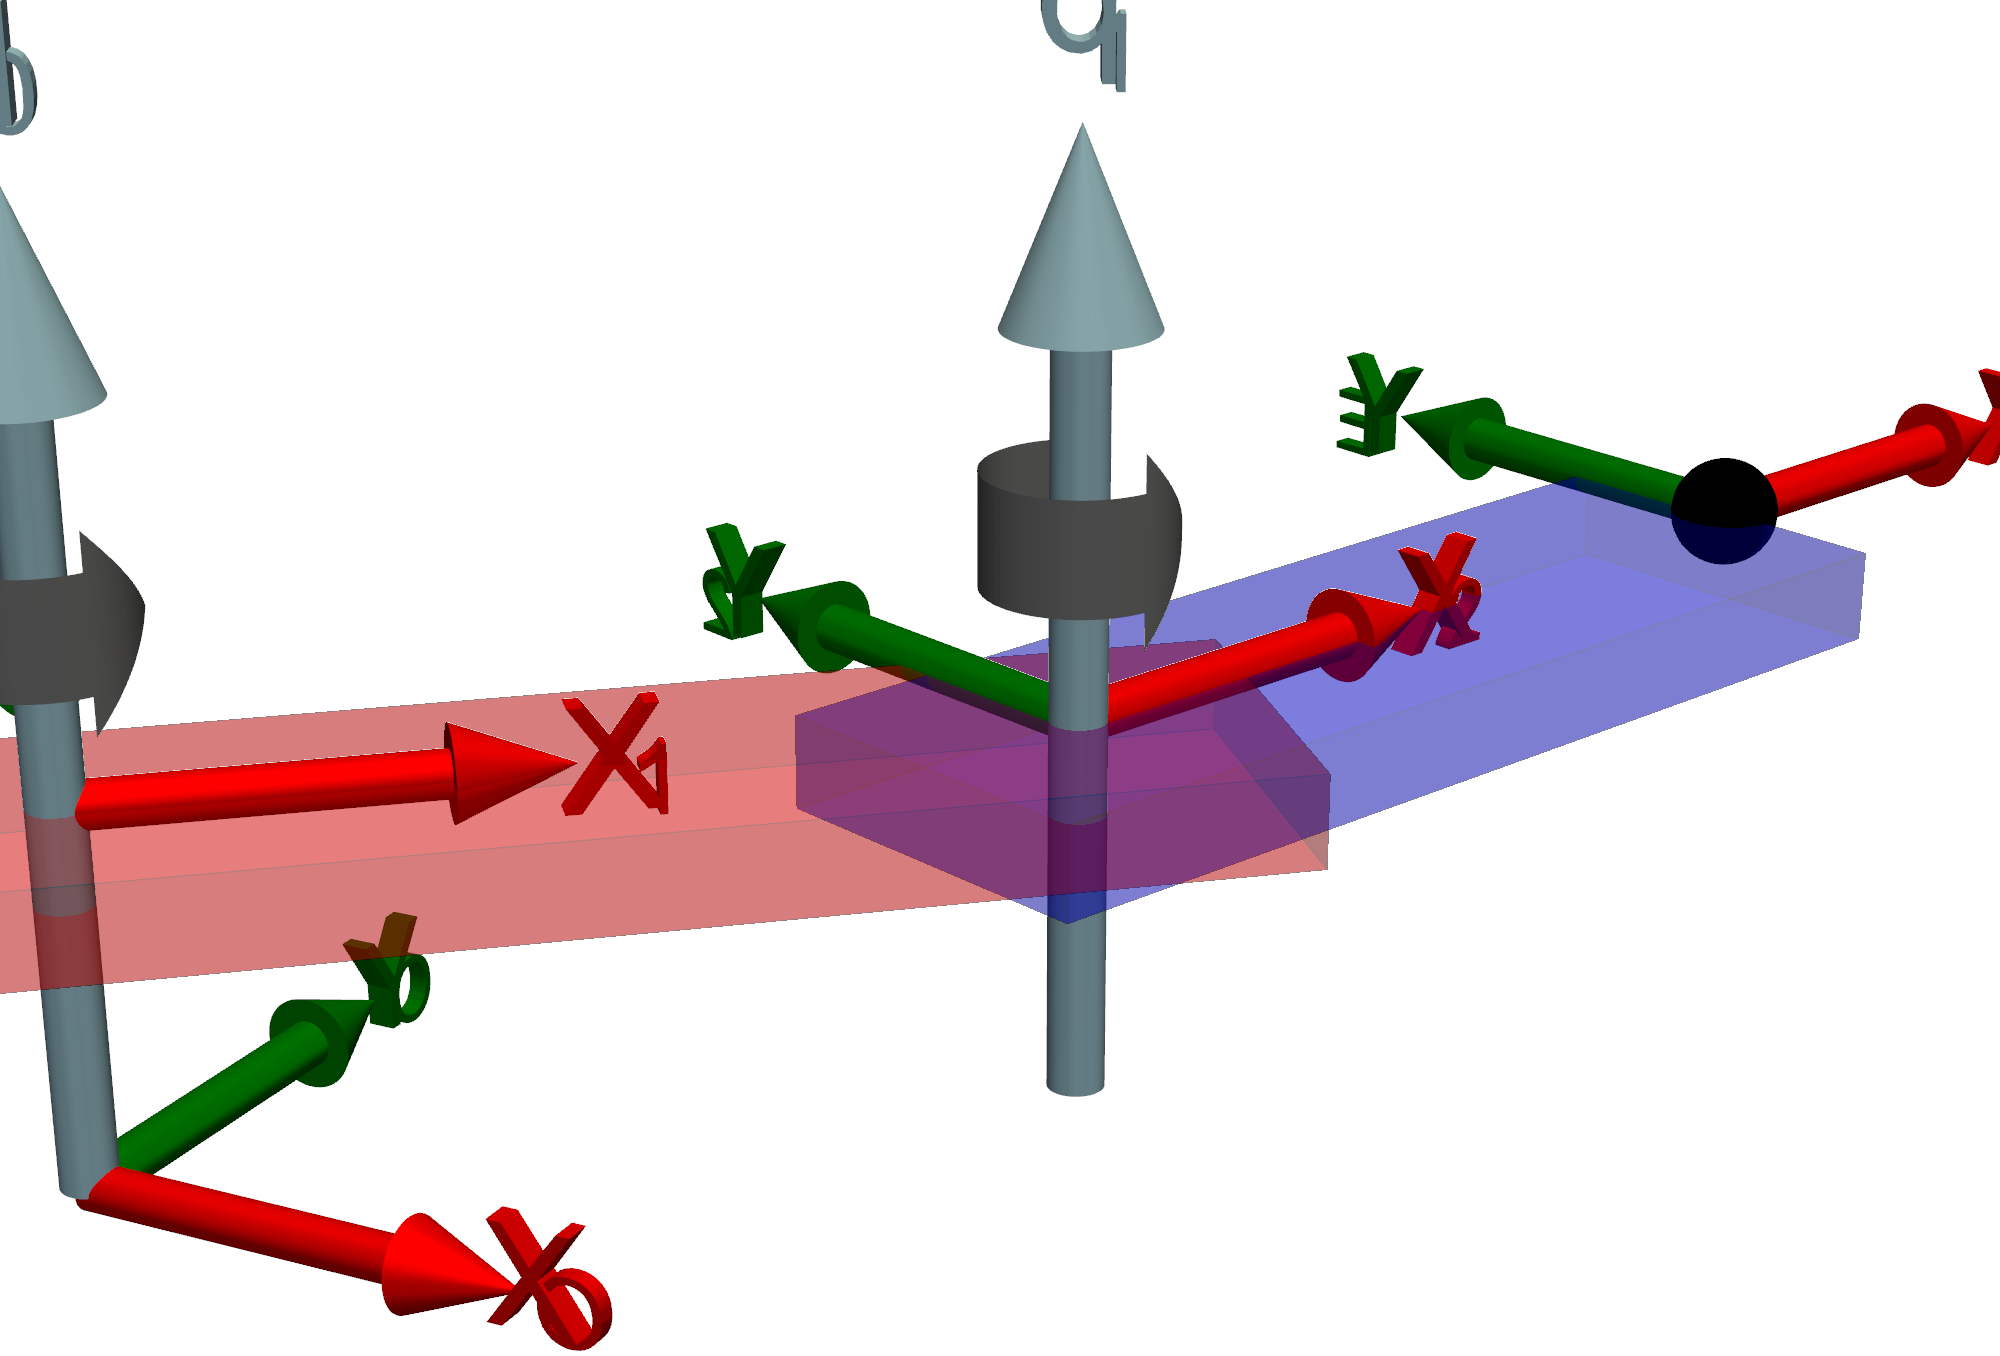

Write Python code to recreate this figure.
#!/usr/bin/env python3

import pyvista as pv
import numpy as np
from spatialmath import SE3
from math import cos, sin, pi

from RVC3.tools import pvplus

def zoom(plotter, value):
    if not plotter.camera_set:
        plotter.camera_position = plotter.get_default_cam_pos()
        plotter.reset_camera()
        plotter.camera_set = True
    plotter.camera.Zoom(value)
    plotter.render()
    
# Monkey patch it
pv.Plotter.zoom = zoom

plotter = pv.Plotter(polygon_smoothing=True, window_size=(2000,2000))
overlap = 0.2
r = 100
eer = 0.06
opacity = 0.3
wf = True
zl = -0.4

q1 = 0.7
q2 = 0.5

T1 = SE3.Rz(q1)
T2 = SE3.Rz(q1) * SE3.Tx(1) * SE3.Rz(q2)
TE = SE3.Rz(q1) * SE3.Tx(1) * SE3.Rz(q2) * SE3.Tx(1) 

pvplus.add_frame2(plotter, SE3(0, 0, zl), scale=0.5, label='O')

## link 1
L1 = pv.Box(bounds=(-overlap, 1+overlap, -0.2, 0.2, -0.1, 0))
L1.transform(T1.A, inplace=True)
plotter.add_mesh(L1, color='red', show_edges=wf, opacity=opacity)

# joint
pvplus.axis(plotter, text='q_0')


# frame
pvplus.add_frame2(plotter, T1, label='1', scale=0.5)

## link 2
L2 = pv.Box(bounds=(-overlap, 1, -0.2, 0.2, -0.1, 0))
T = SE3(1, 0, 0.2)
L2.transform(T2.A, inplace=True)
plotter.add_mesh(L2, color='blue', show_edges=wf, opacity=opacity)
pvplus.add_frame2(plotter, T2, scale=0.5, label='2')

pvplus.axis(plotter, T2, text='q_1')


## end-effector
EE = pv.Sphere(radius=eer, center=(0,0, 0))
EE.transform(TE.A, inplace=True)
plotter.add_mesh(EE, color='black')
pvplus.add_frame2(plotter, TE, scale=0.5, label='E')

# centre the scene in camera view, look along -X axis
plotter.camera_position = [(3,-4, 2), (1, 0, 0), (0, 0, 1)]

plotter.set_background('white')
plotter.disable_parallel_projection()

# plotter.show_axes()  # put a small frame for orientation in bottom left
# plotter.show_bounds(grid='front')  # overlay a grid
pvplus.save(plotter, show=False, zoom=1.2)
